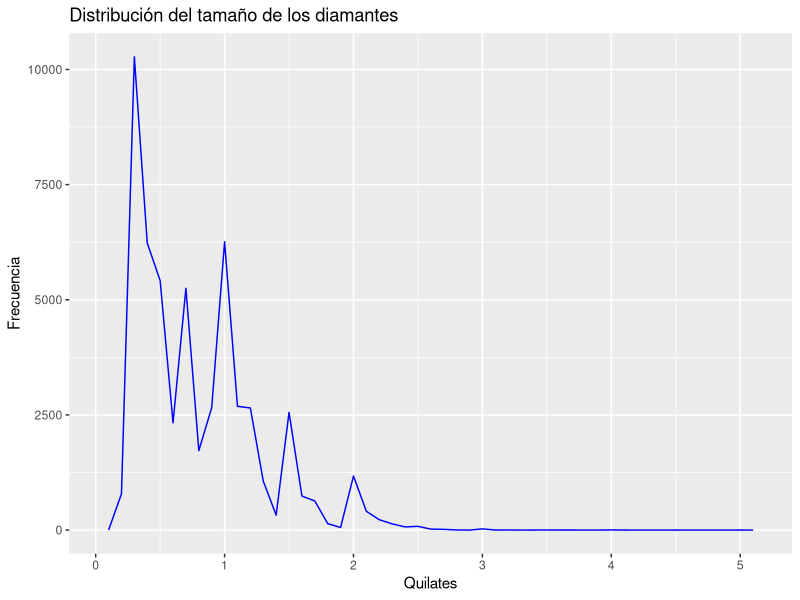
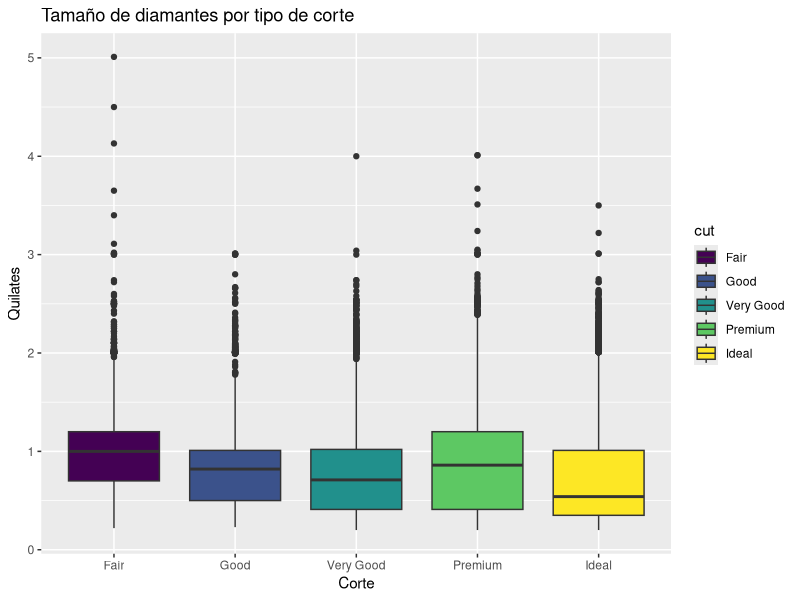
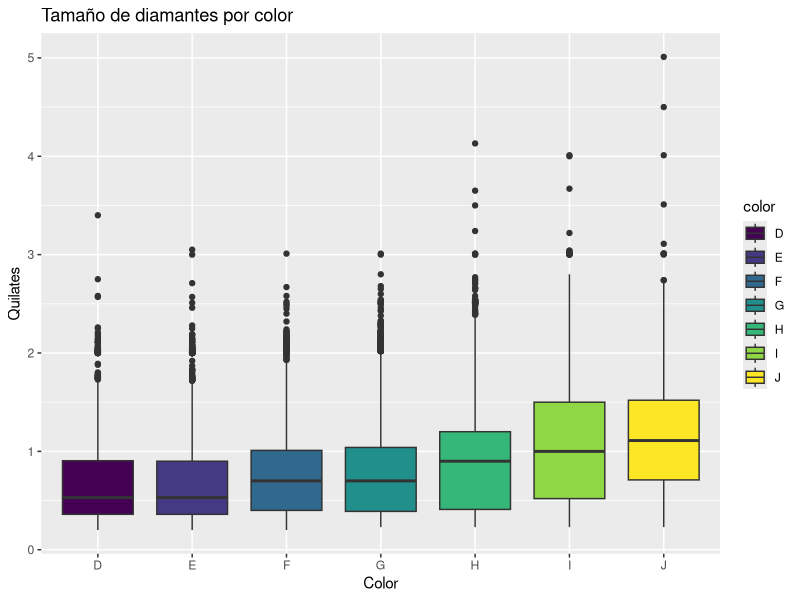
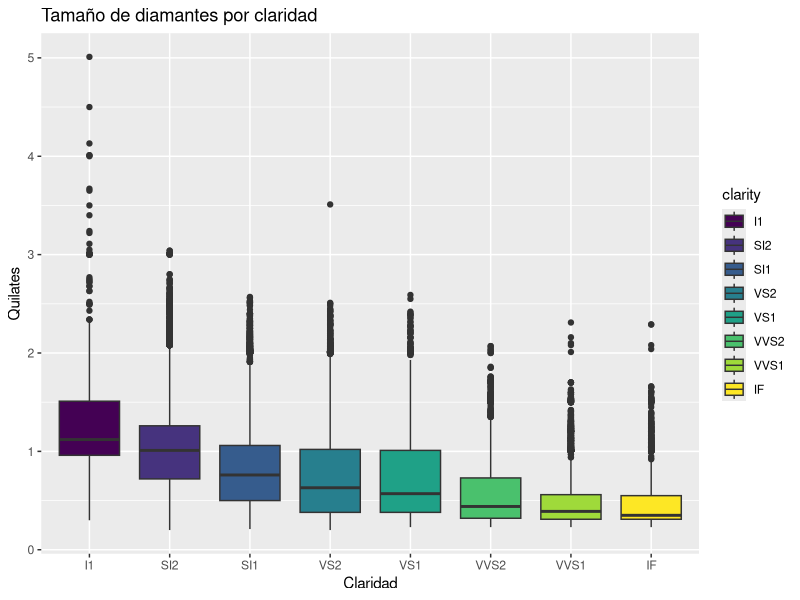

These charts were generated, in order, by the following R code:
## ---- chunk 1
# NO mostrar el código (pero sí sus resultados)
knitr::opts_chunk$set(echo = FALSE)
library(ggplot2)  # Para generar las gráficas del documento
## ---- chunk 2
ggplot(diamonds, aes(x=carat)) +
  geom_freqpoly(binwidth=0.1, color="blue") +
  labs(title="Distribución del tamaño de los diamantes",
       x="Quilates", y="Frecuencia")
## ---- chunk 3
ggplot(diamonds, aes(x=cut, y=carat, fill=cut)) +
  geom_boxplot() +
  labs(title="Tamaño de diamantes por tipo de corte",
       x="Corte", y="Quilates")
## ---- chunk 4
ggplot(diamonds, aes(x=color, y=carat, fill=color)) +
  geom_boxplot() +
  labs(title="Tamaño de diamantes por color",
       x="Color", y="Quilates")
## ---- chunk 5
ggplot(diamonds, aes(x=clarity, y=carat, fill=clarity)) +
  geom_boxplot() +
  labs(title="Tamaño de diamantes por claridad",
       x="Claridad", y="Quilates")
